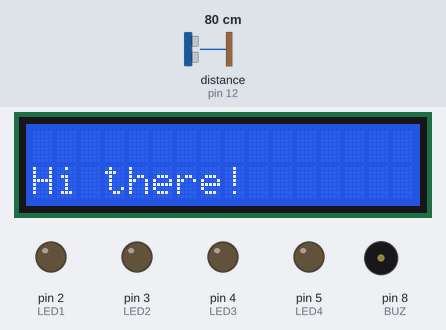
A sketch run on a simulated Arduino Uno, built with avr-gcc and run on an emulated ATmega328P. Parts: 16×2 character LCD, output pins drawn as LEDs (lit = HIGH), buzzer (waves = sounding, pin HIGH). Wiring (inferred from the names in the program): ultrasonic range finder: trigger pin 11; echo pin 12. Inputs (shaded band) come from the test bench; at power-on: distance to the obstacle (sensor on pin 12) 80 cm. The echo pulse lasts 58.3 µs per cm; pins used as bus, display or sensor lines are not drawn; what the sketch prints to the serial monitor is not drawn.

Above: at 0.58 s.
1.8 s: distance to the obstacle (sensor on pin 12) set to 2 cm
At 3.1 s:
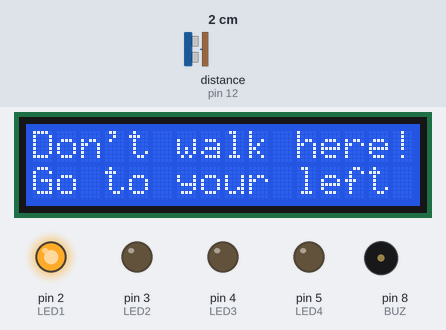
4.8 s: distance to the obstacle (sensor on pin 12) set to 9 cm
At 6.1 s:
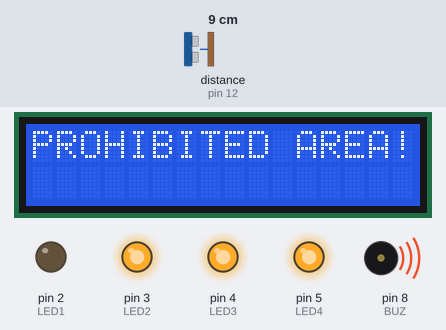
7.8 s: distance to the obstacle (sensor on pin 12) set to 18 cm
At 8.8 s:
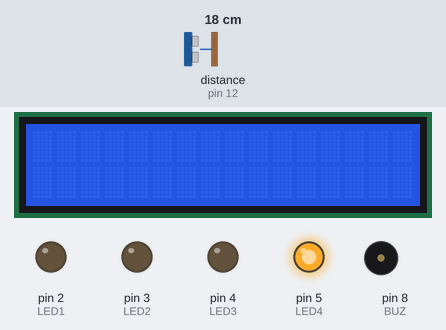
9.3 s: distance to the obstacle (sensor on pin 12) set to 9 cm
At 10.3 s:
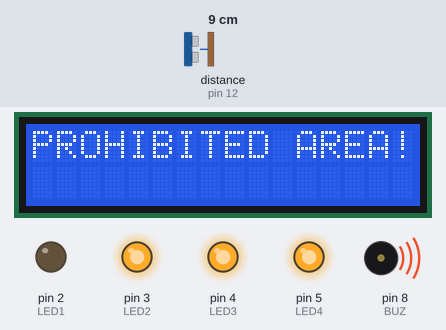
12.3 s: distance to the obstacle (sensor on pin 12) set to 35 cm
At 12.8 s:
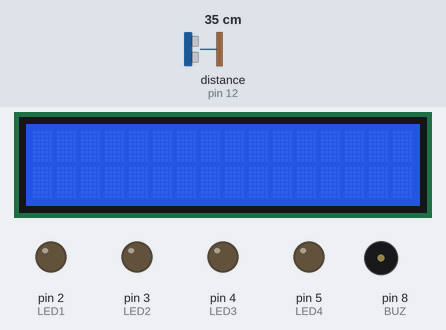
13.8 s: distance to the obstacle (sensor on pin 12) set to 9 cm
At 14.8 s:
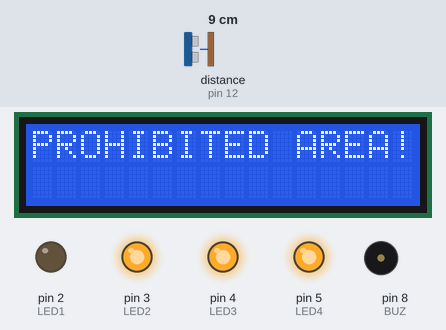
Timing chart, 0 to 64.3 s (numbered marks = the images above; inputs shaded):
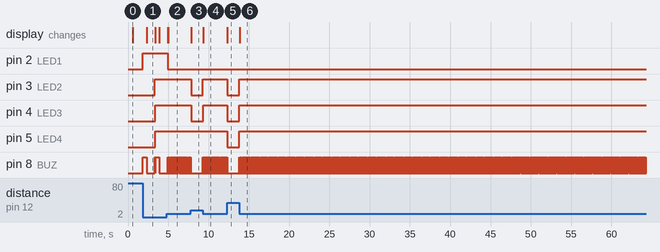

Measured:
- after the input at 1.8 s, pin 2 (LED1): LOW → HIGH at once; pin 3 (LED2): LOW → HIGH after 1.5 s; pin 4 (LED3), pin 5 (LED4): LOW → HIGH after 1.6 s; pin 8 (BUZ): goes HIGH 0.50 s, LOW 1.0 s, HIGH 0.02 s, LOW 0.02 s, HIGH 0.50 s, then LOW, starting at once; the display: changes after 0.54 s (image 1)
- after the input at 4.8 s, pin 2 (LED1): HIGH → LOW after 0.15 s; the display: first differs from a run without the input after 0.19 s (image 2)
- after the input at 7.8 s, pin 3 (LED2), pin 4 (LED3): HIGH → LOW at once; pin 8 (BUZ): goes on until 7.8 s, then stays LOW
- after the input at 9.3 s, pin 3 (LED2), pin 4 (LED3): LOW → HIGH at once; pin 8 (BUZ): alternates HIGH for 0.02 s and LOW for 0.02 s, starting at once; the display: changes at once (image 4)
- after the input at 12.3 s, pin 3 (LED2), pin 4 (LED3), pin 5 (LED4): HIGH → LOW at once; pin 8 (BUZ): stops changing and stays LOW; the display: changes at once (image 5)
- after the input at 13.8 s, pin 3 (LED2), pin 4 (LED3), pin 5 (LED4): LOW → HIGH at once; pin 8 (BUZ): alternates HIGH for 0.02 s and LOW for 0.02 s, starting at once; the display: changes at once (image 6)
- what the display in image 1 shows lasts 1.1 s, from 2.3 s to 3.4 s

The sketch:

Akambong_s_Prohibeted_Area.ino
```cpp
#include <Wire.h>
#include <LiquidCrystal_I2C.h>
// Set the LCD address to 0x27 for a 16 chars and 2 line display
LiquidCrystal_I2C lcd(0x27, 16, 2);

const int trig = 11;
const int echo = 12;
//GND of LCD Display was connected to GND of Arduino
//VCC of LCD Display was connected to 5V
//SCL of LCD Display was connected to A5
//SDA of LCD was connected to A4
const int LED1 = 2;
const int LED2 = 3;
const int LED3 = 4;
const int LED4 = 5;
#define BUZ 8

int duration = 0;
int distance = 0;
void setup() {
  // put your setup code here, to run once:
  //initialize the LCD
  lcd.begin();
  Serial.begin(9600); //initialize serial monitor

  //turn ON Backlight
  lcd.backlight();

  lcd.clear();// To clear the screen after every run.
  lcd.setCursor(0,1);
  lcd.print("Hi there!");
  delay(500);
  //create and search for characters already created in Hex to add to my codes.


  pinMode(trig , OUTPUT);
  pinMode(echo , INPUT);

  pinMode(LED1 , OUTPUT);
  pinMode(LED2 , OUTPUT);
  pinMode(LED3 , OUTPUT);
  pinMode(LED4 , OUTPUT);
  pinMode(BUZ , OUTPUT);

  Serial.begin(9600);

}

void loop() {
  // put your main code here, to run repeatedly:
digitalWrite(trig , HIGH);
  delayMicroseconds(1000);
  digitalWrite(trig , LOW);


  duration = pulseIn(echo , HIGH);
  distance = (duration/2) / 28.5 ;
  Serial.println(distance);


  if ( distance <= 5 )
  {
    digitalWrite(LED1, HIGH);
  digitalWrite(BUZ, HIGH);
  delay(500);
  digitalWrite(BUZ, LOW);
  lcd.clear();
  lcd.print("Don't walk here!");
  lcd.setCursor(0,1);
  lcd.print("Go to your left");
  delay(1000);
  }
  else
  {
    digitalWrite(LED1, LOW);
    lcd.clear();
  }
  if ( distance <= 10 )
  {
    digitalWrite(LED2, HIGH);
    digitalWrite(BUZ,HIGH);
    delay(20);
    digitalWrite(BUZ,LOW);
    lcd.setCursor(0,0); //to set the cursor to the first line and letter
  lcd.print("PROHIBITED AREA!"); //To print on the LCD Display
  }
  else
  {
    digitalWrite(LED2, LOW);
  }
  if ( distance <= 15 )
  {
    digitalWrite(LED3, HIGH);
  }
  else
  {
    digitalWrite(LED3, LOW);
  }
  if ( distance <= 20 )
  {
    digitalWrite(LED4, HIGH);
  }
  else
  {
    digitalWrite(LED4, LOW);
  }
}
```
